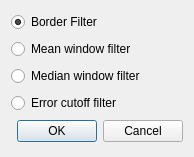
<?xml version="1.0" encoding="UTF-8"?>
<ui version="4.0">
 <class>FilterchoiseDialog</class>
 <widget class="QDialog" name="FilterchoiseDialog">
  <property name="geometry">
   <rect>
    <x>0</x>
    <y>0</y>
    <width>194</width>
    <height>157</height>
   </rect>
  </property>
  <property name="windowTitle">
   <string>Choose filter type</string>
  </property>
  <layout class="QVBoxLayout" name="verticalLayout">
   <item>
    <widget class="QRadioButton" name="borderFilterRadioButton">
     <property name="text">
      <string>Border Filter</string>
     </property>
     <property name="checked">
      <bool>true</bool>
     </property>
    </widget>
   </item>
   <item>
    <widget class="QRadioButton" name="windowFilterRadioButton">
     <property name="text">
      <string>Mean window filter</string>
     </property>
    </widget>
   </item>
   <item>
    <widget class="QRadioButton" name="medianWindowFilterRadioButton">
     <property name="text">
      <string>Median window filter</string>
     </property>
    </widget>
   </item>
   <item>
    <widget class="QRadioButton" name="clusterFilterRadioButton">
     <property name="text">
      <string>Error cutoff filter</string>
     </property>
    </widget>
   </item>
   <item>
    <widget class="QDialogButtonBox" name="okCancelButtonBox">
     <property name="standardButtons">
      <set>QDialogButtonBox::Cancel|QDialogButtonBox::Ok</set>
     </property>
    </widget>
   </item>
  </layout>
 </widget>
 <resources/>
 <connections/>
</ui>
